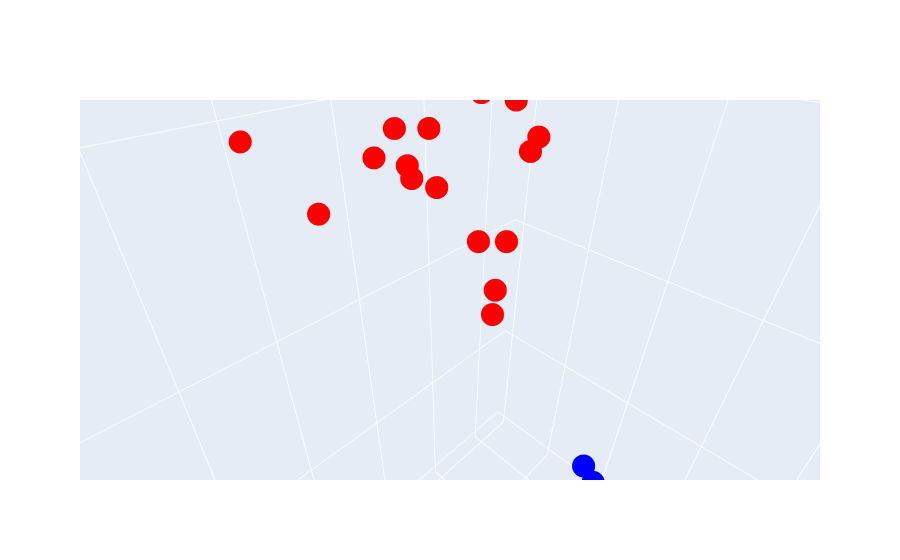

The notebook cell this image was saved under:
### Code cell
fig = go.Figure(go.Scatter3d(x=X_train[:,0], y=X_train[:,1], z=X_train[:,2], mode="markers", marker = dict(color=list(map(SetColor, y_train))) ))
fig.show()

### Figure 1 — Plotly figure (JSON) as saved in the notebook; plotly's stock layout.template omitted (floating-point values rounded to 4 significant figures)
{"data": [{"marker": {"color": ["green", "blue", "green", "red", "green", "green", "blue", "green", "blue", "red", "blue", "green", "green", "green", "blue", "red", "green", "green", "green", "green", "blue", "red", "blue", "blue", "blue", "green", "red", "red", "blue", "red", "red", "blue", "green", "blue", "blue", "green", "red", "blue", "green", "green", "green", "red", "red", "red", "green", "red", "red", "green", "green", "blue", "blue", "green", "red", "red", "blue", "green", "red", "blue", "red", "red", "red", "red", "red", "green", "green", "red", "blue", "blue", "green", "blue", "green", "blue", "red", "blue", "blue", "green", "blue", "red", "red", "red", "blue", "green", "green", "red", "green", "blue", "green", "green", "green", "green", "green", "red", "green", "red", "red", "blue", "green", "blue", "red", "blue", "green", "blue", "blue", "blue", "blue"]}, "mode": "markers", "type": "scatter3d", "x": [6.9, 5.4, 7.1, 6.2, 6.4, 6, 5.4, 6.5, 4.8, 5.1, 4.4, 5.8, 6.7, 7.9, 5.1, 6, 7.2, 6.4, 7.7, 6, 5.4, 5.5, 4.8, 4.3, 5, 6.4, 5.2, 6.1, 4.4, 5.6, 6.1, 5.1, 6.2, 5, 5.2, 6.3, 5.5, 5.1, 6.3, 7.2, 6.4, 4.9, 5.7, 5, 6.7, 5.7, 6, 6.9, 6.1, 5, 5.5, 6.4, 7, 6.7, 5.1, 6.7, 5.6, 5.2, 6.3, 5.8, 5.9, 6.5, 6.1, 6.9, 6.7, 5.5, 4.6, 4.6, 5.7, 5, 7.6, 4.4, 6, 5.7, 4.7, 7.4, 4.8, 6.1, 5.7, 5.8, 4.9, 6.5, 7.3, 5.6, 6.1, 4.8, 7.7, 4.9, 5.9, 6.5, 6.3, 5, 7.7, 6.3, 5.6, 5.1, 5.8, 5.7, 6.8, 5.4, 5.8, 5.4, 5.3, 4.9, 4.6], "y": [3.2, 3.4, 3, 2.9, 2.7, 2.2, 3.7, 3, 3.4, 2.5, 3, 2.8, 3, 3.8, 3.7, 2.2, 3.2, 3.2, 3.8, 3, 3.9, 2.5, 3.4, 3, 3.6, 3.1, 2.7, 2.8, 3.2, 2.9, 2.9, 3.4, 2.8, 3.4, 3.4, 3.3, 2.6, 3.8, 2.5, 3, 2.8, 2.4, 2.8, 2, 3.3, 2.9, 3.4, 3.1, 3, 3, 4.2, 2.8, 3.2, 3, 3.5, 2.5, 3, 3.5, 2.3, 2.7, 3.2, 2.8, 2.8, 3.1, 3.1, 2.4, 3.4, 3.1, 2.5, 3.3, 3, 2.9, 2.7, 3.8, 3.2, 2.8, 3, 3, 3, 2.6, 3.1, 3, 2.9, 2.7, 2.6, 3, 3, 2.5, 3, 3.2, 3.4, 2.3, 2.6, 2.5, 2.5, 3.8, 2.7, 4.4, 2.8, 3.9, 2.7, 3.4, 3.7, 3, 3.2], "z": [5.7, 1.7, 5.9, 4.3, 5.3, 5, 1.5, 5.2, 1.6, 3, 1.3, 5.1, 5.2, 6.4, 1.5, 4, 6, 5.3, 6.7, 4.8, 1.3, 4, 1.9, 1.1, 1.4, 5.5, 3.9, 4, 1.3, 3.6, 4.7, 1.5, 4.8, 1.6, 1.4, 6, 4.4, 1.5, 5, 5.8, 5.6, 3.3, 4.5, 3.5, 5.7, 4.2, 4.5, 5.4, 4.9, 1.6, 1.4, 5.6, 4.7, 5, 1.4, 5.8, 4.1, 1.5, 4.4, 4.1, 4.8, 4.6, 4.7, 5.1, 5.6, 3.8, 1.4, 1.5, 5, 1.4, 6.6, 1.4, 5.1, 1.7, 1.3, 6.1, 1.4, 4.6, 4.2, 4, 1.5, 5.5, 6.3, 4.2, 5.6, 1.4, 6.1, 4.5, 5.1, 5.1, 5.6, 3.3, 6.9, 4.9, 3.9, 1.6, 5.1, 1.5, 4.8, 1.7, 5.1, 1.5, 1.5, 1.4, 1.4]}], "layout": {"autosize": true, "scene": {"aspectmode": "auto", "aspectratio": {"x": 0.9765, "y": 0.651, "z": 1.573}, "camera": {"center": {"x": 0, "y": 0, "z": 0}, "eye": {"x": 0.1111, "y": 0.1111, "z": 0.1111}, "projection": {"type": "perspective"}, "up": {"x": 0, "y": 0, "z": 1}}}}}
